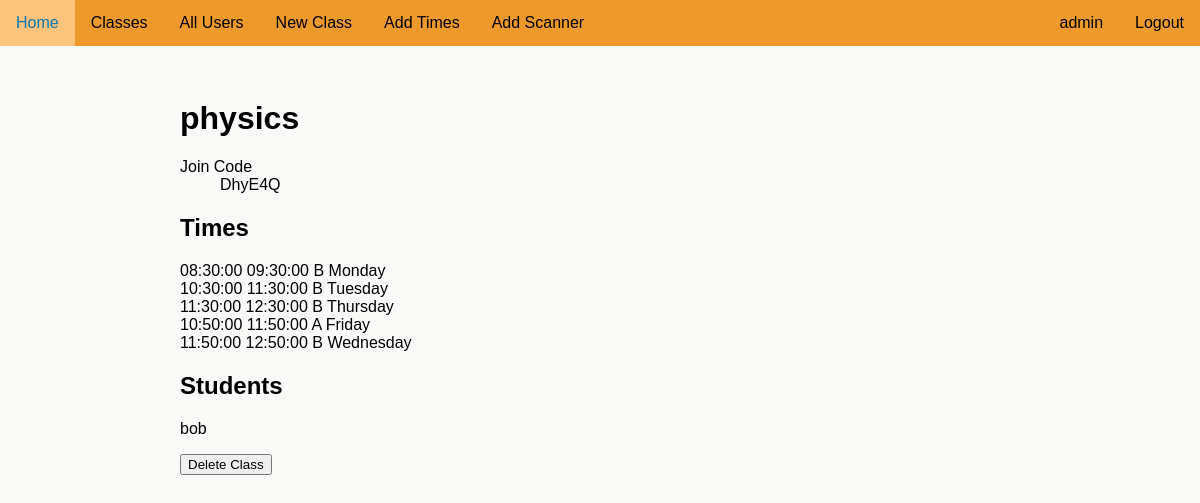
The page /classes/PHY-1 (signed in) on the database its author committed.
### attendanceproject/models.py (models this page shows)
class User(UserMixin, db.Model):
    __tablename__ = "user"
    id = db.Column(db.Integer, unique=True, nullable=False, primary_key=True)
    fname = db.Column(db.Text(20), nullable=False)
    lname = db.Column(db.Text(20), nullable=False)
    user_code = db.Column(db.Text(8), nullable=False, unique=True)
    email = db.Column(db.Text(50), nullable=False, unique=True)
    password = db.Column(db.Text(90), nullable=False)
    auth = db.Column(db.Text(10), nullable=True)
    tags = db.relationship('Tag', backref='user_tag')
    subjects = db.relationship('UserSubject', back_populates='user')
    attnd_times = db.relationship('AttendanceTime', backref='subject_attnd_times')

class SubjectCode(db.Model):
    __tablename__ = "subject_code"
    id = db.Column(db.Integer, unique=True, nullable=False, primary_key=True)
    name = db.Column(db.Text(50), nullable=False)
    code = db.Column(db.Text(50), unique=True, nullable=False)
    join_code = db.Column(db.Text(10), unique=True, nullable=False)
    users = db.relationship('UserSubject', back_populates='subject')
    times = db.relationship('SubjectTimes', back_populates='subject')
    scanner = db.relationship('Scanner', back_populates='subject')

class SubjectTimes(db.Model):
    __tablename__ = "subject_time"
    id = db.Column(db.Integer, unique=True, nullable=False, primary_key=True)
    subject_id = db.Column(db.Integer, db.ForeignKey('subject_code.id'))
    stime_id = db.Column(db.Integer, db.ForeignKey('times.id'), nullable=False)
    sweek = db.Column(db.Boolean, nullable=False)
    sday = db.Column(db.Integer, nullable=False)
    time = db.relationship('Times', back_populates='subjects')
    subject = db.relationship('SubjectCode', back_populates='times')

class Times(db.Model):
    __tablename__ = "times"
    id = db.Column(db.Integer, unique=True, nullable=False, primary_key=True)
    start_time = db.Column(db.Time, unique=True, nullable=False)
    end_time = db.Column(db.Time, unique=True, nullable=False)
    subjects = db.relationship("SubjectTimes", back_populates='time')

class UserSubject(db.Model):
    __tablename__ = "user_subject"
    id = db.Column(db.Integer, unique=True, nullable=False, primary_key=True)
    user_id = db.Column(db.Integer, db.ForeignKey('user.id')) # Foreign Key
    user_type = db.Column(db.Text(10), nullable=False) # Teacher or student relationship to class
    subject_id = db.Column(db.Integer, db.ForeignKey('subject_code.id')) # Foreign Key
    user = db.relationship('User', back_populates='subjects')
    subject = db.relationship('SubjectCode', back_populates='users')

### attendanceproject/routes.py (the view, shortened to what this page needs)
@app.route('/classes/<subject>', methods=['GET', 'POST'])
@login_required
def view_subject(subject):
    if current_user.auth not in ['teacher', 'admin']:
        flash('You do not have access to this page')
        return redirect(url_for('home'))
    sub = SubjectCode.query.filter_by(code=subject).first()
    if current_user.auth == 'admin':
        form = DeleteClass()
    else:
        form = None
    if sub:
        return render_template('class.html', subject=sub, days=CONSTANT_DAYS, form=form)
    else:
        flash('Class could not be found')
        return redirect(url_for('all_classes'))

### attendanceproject/forms.py
class DeleteClass(FlaskForm):
    delete = SubmitField('Delete Class')

### attendanceproject/models.py (called while the page is built)
@login_manager.user_loader
def load_user(user_id):
    return User.query.get(int(user_id))

### attendanceproject/templates/class.html (shortened to what this page needs)
{% extends "layout.html" %}
{% block content %}
    <h1>{{ subject.name }}</h1>
    <dl>
        <dt>Join Code</dt>
        <dd>{{ subject.join_code }}</dd>
    </dl>
    <h2>Times</h2>
    {% if subject.times %}
        <ul>
            {% for time in subject.times %}
                <li>{{ time.time.start_time }} {{ time.time.end_time }} {% if time.sweek %} A {% else %} B {% endif %} {{ days[time.sday] }}</li>
            {% endfor %}
        </ul>
    {% endif %}
    <h2>Students</h2>
    {% if subject.users %}
        <ul>
        {% for user in subject.users %}
            {% if user.user_type == 'student' %}
                <li>{{ user.user.fname }}</li>
            {% endif %}
        {% endfor %}
        </ul>
    {% endif %}
    {% if form %}
        <form action='' method='POST'>
            {{ form.delete }}
        </form>
    {% endif %}
{% endblock %}

### attendanceproject/templates/navigation.html (shortened to what this page needs)
<div id='nav'>
    <ul>
        <div id="nav-left">
            {% if current_user.is_authenticated %}
                <li><a href="{{url_for('home')}}">Home</a></li>
                {% if current_user.auth == 'admin' %}
                    <li><a href="{{url_for('all_classes')}}">Classes</a></li>
                    <li><a href="{{url_for('all_users')}}">All Users</a></li>
                    <li><a href="{{url_for('create_class')}}">New Class</a></li>
                {% endif %}
                {% if current_user.auth == 'admin' %}
                    <li><a href="{{url_for('addtime')}}">Add Times</a></li>
                    <li><a href="{{url_for('scanner')}}">Add Scanner</a></li>
                {% endif %}
            {% endif %}
        </div>
        <div id="nav-right">
            {% if current_user.is_authenticated %}
                <li><a href="{{url_for('logout')}}">Logout</a></li>
                <li><a href="{{url_for('account', user_code=current_user.user_code)}}">{{ current_user.fname }}</a></li>
            {% endif %}
        </div>
    </ul>
</div>

### attendanceproject/static/style.css (style rules this page uses)
:root { --main: #ed992b; --headings: #0E79B2; --errors: #C12E47; }
html { font-family: 'Noto Sans JP', sans-serif; background-color: rgb(249, 249, 248); }
body { margin: 0; margin-left: auto; margin-right: auto; }
ul { list-style-type: None; padding-inline-start: 0; }
#nav ul { list-style-type: none; position: fixed; top: 0; width: 100%; margin: 0; padding: 0; background-color: var(--main); min-width: 555px; }
#nav-left li { float: left; }
#nav-right li { float: right; }
#nav li a { display: block; color: black; text-align: center; padding: 14px 16px; text-decoration: none; }

### rows shown on the page
User: fname "admin"
SubjectCode: name "physics", join_code "DhyE4Q"
SubjectTimes: time.start_time "08:30:00", time.end_time "09:30:00", sweek "B", sday "Monday"
SubjectTimes: time.start_time "10:30:00", time.end_time "11:30:00", sweek "B", sday "Tuesday"
SubjectTimes: time.start_time "11:30:00", time.end_time "12:30:00", sweek "B", sday "Thursday"
SubjectTimes: time.start_time "10:50:00", time.end_time "11:50:00", sweek "A", sday "Friday"
SubjectTimes: time.start_time "11:50:00", time.end_time "12:50:00", sweek "B", sday "Wednesday"
UserSubject: user.fname "bob"
